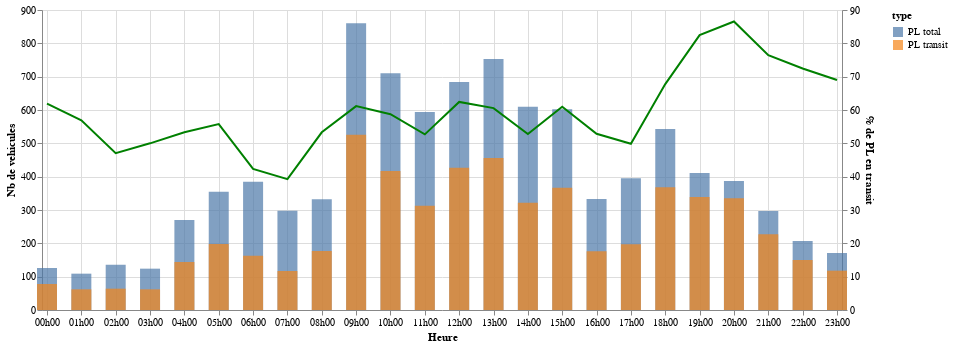

Notebook code cell kept with this figure:
### Code cell
#penser à filtrer les données selon les mêmes jours que pour les pivot table
g.graph_VL_PL_transit_j_cam(synth_pl, '2019-02-05', 4)

### Figure 1 — Vega-Lite specification as saved in the notebook (floating-point values rounded to 4 significant figures)
{"$schema": "https://vega.github.io/schema/vega-lite/v2.6.0.json", "config": {"view": {"height": 300, "width": 400}}, "datasets": {"data-451f670255a99b20b11d4229f359757d": [{"camera_id": 4, "created": "2019-02-05T00:00:00", "nb_veh": 126, "pct_pl_transit": 61.9, "type": "PL total"}, {"camera_id": 4, "created": "2019-02-05T00:00:00", "nb_veh": 78, "pct_pl_transit": 61.9, "type": "PL transit"}, {"camera_id": 4, "created": "2019-02-05T01:00:00", "nb_veh": 109, "pct_pl_transit": 56.88, "type": "PL total"}, {"camera_id": 4, "created": "2019-02-05T01:00:00", "nb_veh": 62, "pct_pl_transit": 56.88, "type": "PL transit"}, {"camera_id": 4, "created": "2019-02-05T02:00:00", "nb_veh": 136, "pct_pl_transit": 47.06, "type": "PL total"}, {"camera_id": 4, "created": "2019-02-05T02:00:00", "nb_veh": 64, "pct_pl_transit": 47.06, "type": "PL transit"}, {"camera_id": 4, "created": "2019-02-05T03:00:00", "nb_veh": 124, "pct_pl_transit": 50, "type": "PL total"}, {"camera_id": 4, "created": "2019-02-05T03:00:00", "nb_veh": 62, "pct_pl_transit": 50, "type": "PL transit"}, {"camera_id": 4, "created": "2019-02-05T04:00:00", "nb_veh": 270, "pct_pl_transit": 53.33, "type": "PL total"}, {"camera_id": 4, "created": "2019-02-05T04:00:00", "nb_veh": 144, "pct_pl_transit": 53.33, "type": "PL transit"}, {"camera_id": 4, "created": "2019-02-05T05:00:00", "nb_veh": 355, "pct_pl_transit": 55.77, "type": "PL total"}, {"camera_id": 4, "created": "2019-02-05T05:00:00", "nb_veh": 198, "pct_pl_transit": 55.77, "type": "PL transit"}, {"camera_id": 4, "created": "2019-02-05T06:00:00", "nb_veh": 385, "pct_pl_transit": 42.34, "type": "PL total"}, {"camera_id": 4, "created": "2019-02-05T06:00:00", "nb_veh": 163, "pct_pl_transit": 42.34, "type": "PL transit"}, {"camera_id": 4, "created": "2019-02-05T07:00:00", "nb_veh": 298, "pct_pl_transit": 39.26, "type": "PL total"}, {"camera_id": 4, "created": "2019-02-05T07:00:00", "nb_veh": 117, "pct_pl_transit": 39.26, "type": "PL transit"}, {"camera_id": 4, "created": "2019-02-05T08:00:00", "nb_veh": 332, "pct_pl_transit": 53.31, "type": "PL total"}, {"camera_id": 4, "created": "2019-02-05T08:00:00", "nb_veh": 177, "pct_pl_transit": 53.31, "type": "PL transit"}, {"camera_id": 4, "created": "2019-02-05T09:00:00", "nb_veh": 860, "pct_pl_transit": 61.16, "type": "PL total"}, {"camera_id": 4, "created": "2019-02-05T09:00:00", "nb_veh": 526, "pct_pl_transit": 61.16, "type": "PL transit"}, {"camera_id": 4, "created": "2019-02-05T10:00:00", "nb_veh": 710, "pct_pl_transit": 58.73, "type": "PL total"}, {"camera_id": 4, "created": "2019-02-05T10:00:00", "nb_veh": 417, "pct_pl_transit": 58.73, "type": "PL transit"}, {"camera_id": 4, "created": "2019-02-05T11:00:00", "nb_veh": 594, "pct_pl_transit": 52.69, "type": "PL total"}, {"camera_id": 4, "created": "2019-02-05T11:00:00", "nb_veh": 313, "pct_pl_transit": 52.69, "type": "PL transit"}, {"camera_id": 4, "created": "2019-02-05T12:00:00", "nb_veh": 684, "pct_pl_transit": 62.43, "type": "PL total"}, {"camera_id": 4, "created": "2019-02-05T12:00:00", "nb_veh": 427, "pct_pl_transit": 62.43, "type": "PL transit"}, {"camera_id": 4, "created": "2019-02-05T13:00:00", "nb_veh": 753, "pct_pl_transit": 60.56, "type": "PL total"}, {"camera_id": 4, "created": "2019-02-05T13:00:00", "nb_veh": 456, "pct_pl_transit": 60.56, "type": "PL transit"}, {"camera_id": 4, "created": "2019-02-05T14:00:00", "nb_veh": 610, "pct_pl_transit": 52.79, "type": "PL total"}, {"camera_id": 4, "created": "2019-02-05T14:00:00", "nb_veh": 322, "pct_pl_transit": 52.79, "type": "PL transit"}, {"camera_id": 4, "created": "2019-02-05T15:00:00", "nb_veh": 602, "pct_pl_transit": 60.96, "type": "PL total"}, {"camera_id": 4, "created": "2019-02-05T15:00:00", "nb_veh": 367, "pct_pl_transit": 60.96, "type": "PL transit"}, {"camera_id": 4, "created": "2019-02-05T16:00:00", "nb_veh": 333, "pct_pl_transit": 52.85, "type": "PL total"}, {"camera_id": 4, "created": "2019-02-05T16:00:00", "nb_veh": 176, "pct_pl_transit": 52.85, "type": "PL transit"}, {"camera_id": 4, "created": "2019-02-05T17:00:00", "nb_veh": 395, "pct_pl_transit": 49.87, "type": "PL total"}, {"camera_id": 4, "created": "2019-02-05T17:00:00", "nb_veh": 197, "pct_pl_transit": 49.87, "type": "PL transit"}, {"camera_id": 4, "created": "2019-02-05T18:00:00", "nb_veh": 543, "pct_pl_transit": 67.77, "type": "PL total"}, {"camera_id": 4, "created": "2019-02-05T18:00:00", "nb_veh": 368, "pct_pl_transit": 67.77, "type": "PL transit"}, {"camera_id": 4, "created": "2019-02-05T19:00:00", "nb_veh": 411, "pct_pl_transit": 82.48, "type": "PL total"}, {"camera_id": 4, "created": "2019-02-05T19:00:00", "nb_veh": 339, "pct_pl_transit": 82.48, "type": "PL transit"}, {"camera_id": 4, "created": "2019-02-05T20:00:00", "nb_veh": 387, "pct_pl_transit": 86.56, "type": "PL total"}, {"camera_id": 4, "created": "2019-02-05T20:00:00", "nb_veh": 335, "pct_pl_transit": 86.56, "type": "PL transit"}, {"camera_id": 4, "created": "2019-02-05T21:00:00", "nb_veh": 297, "pct_pl_transit": 76.43, "type": "PL total"}, {"camera_id": 4, "created": "2019-02-05T21:00:00", "nb_veh": 227, "pct_pl_transit": 76.43, "type": "PL transit"}, {"camera_id": 4, "created": "2019-02-05T22:00:00", "nb_veh": 207, "pct_pl_transit": 72.46, "type": "PL total"}, {"camera_id": 4, "created": "2019-02-05T22:00:00", "nb_veh": 150, "pct_pl_transit": 72.46, "type": "PL transit"}, {"camera_id": 4, "created": "2019-02-05T23:00:00", "nb_veh": 171, "pct_pl_transit": 69.01, "type": "PL total"}, {"camera_id": 4, "created": "2019-02-05T23:00:00", "nb_veh": 118, "pct_pl_transit": 69.01, "type": "PL transit"}]}, "layer": [{"data": {"name": "data-451f670255a99b20b11d4229f359757d"}, "encoding": {"color": {"field": "type", "type": "nominal"}, "x": {"axis": {"format": "%Hh%M", "title": "Heure"}, "field": "created", "type": "temporal"}, "y": {"axis": {"title": "Nb de vehicules"}, "field": "nb_veh", "stack": null, "type": "quantitative"}}, "mark": {"opacity": 0.7, "size": 20, "type": "bar"}}, {"data": {"name": "data-451f670255a99b20b11d4229f359757d"}, "encoding": {"x": {"axis": {"format": "%Hh%M", "title": "Heure"}, "field": "created", "type": "temporal"}, "y": {"axis": {"title": "% de PL en transit"}, "field": "pct_pl_transit", "type": "quantitative"}}, "mark": {"color": "green", "type": "line"}}], "resolve": {"scale": {"color": "shared", "x": "shared", "y": "independent"}}, "width": 800}
